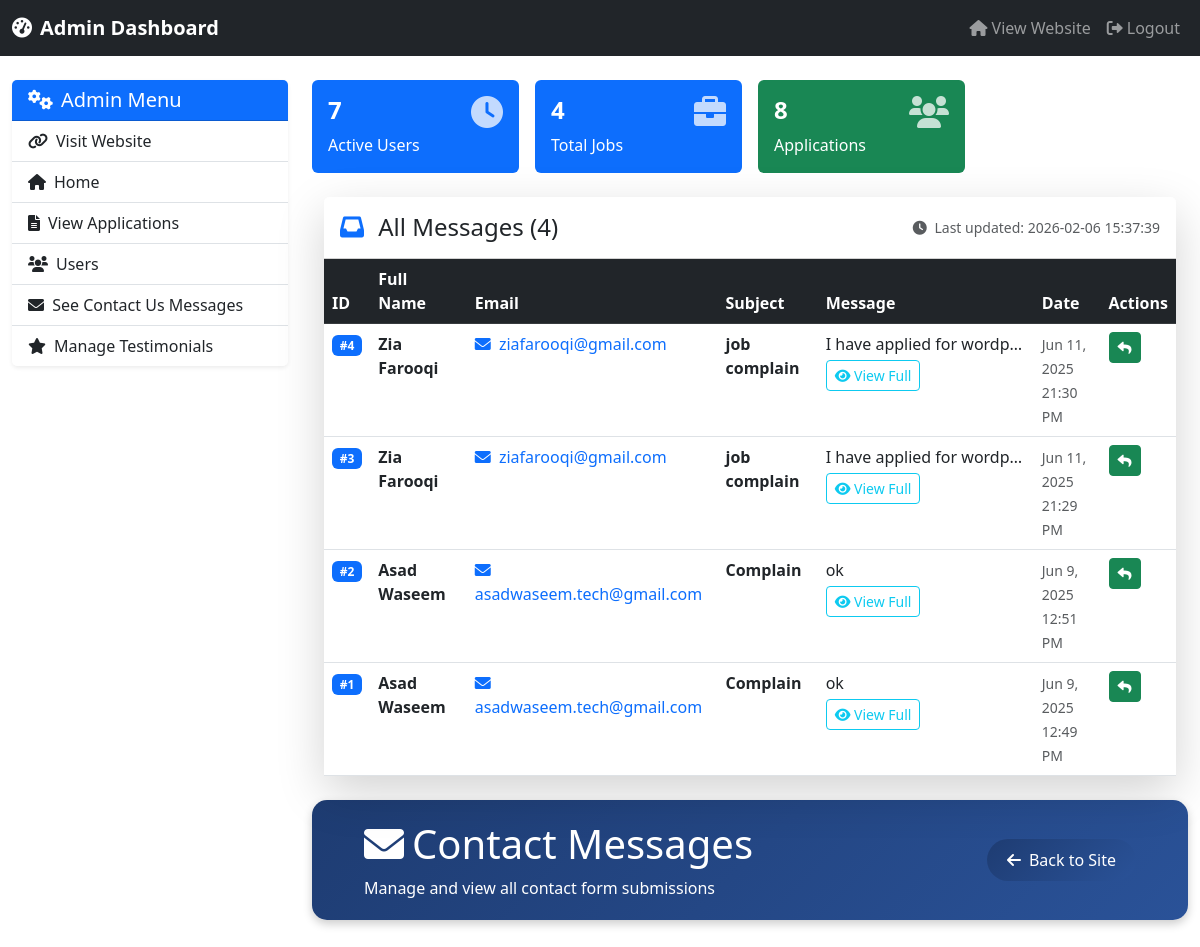
/admin/contactmsg.php, run on the app's committed database.
### tables this page shows
CREATE TABLE `contact_messages` (
  `id` int(11) NOT NULL,
  `full_name` varchar(100) NOT NULL,
  `email` varchar(100) NOT NULL,
  `subject` varchar(150) NOT NULL,
  `message` text NOT NULL,
  `created_at` timestamp NOT NULL DEFAULT current_timestamp()
);

### admin/contactmsg.php (the view, shortened to what this page needs)
<?php
include 'adminheader.php';
require_once '../partials/config.php';
$sql = "SELECT * FROM contact_messages ORDER BY created_at DESC";
$result = $conn->query($sql);
?>
<!DOCTYPE html>
<html lang="en">
<head>
    <link href="https://cdn.jsdelivr.net/npm/bootstrap@5.3.0/dist/css/bootstrap.min.css" rel="stylesheet">
    <link href="https://cdnjs.cloudflare.com/ajax/libs/font-awesome/6.0.0/css/all.min.css" rel="stylesheet">
</head>
<body>
    <div class="container">
        <div class="row">
            <div class="col-12">
                <div class="card shadow-lg border-0">
                    <div class="card-header bg-white py-3">
                        <div class="row align-items-center">
                            <div class="col-md-6">
                                <h4 class="mb-0">
                                    <i class="fas fa-inbox text-primary me-2"></i>
                                    All Messages (<?php echo $result->num_rows; ?>)
                                </h4>
                            </div>
                            <div class="col-md-6 text-end">
                                <small class="text-muted">
                                    <i class="fas fa-clock me-1"></i>
                                    Last updated: <?php echo date('Y-m-d H:i:s'); ?>
                                </small>
                            </div>
                        </div>
                    </div>
                    <div class="card-body p-0">
                        <?php if ($result->num_rows > 0): ?>
                            <div class="table-responsive">
                                <table class="table table-hover mb-0">
                                    <thead class="table-dark">
                                        <tr>
                                            <th>ID</th>
                                            <th>Full Name</th>
                                            <th>Email</th>
                                            <th>Subject</th>
                                            <th>Message</th>
                                            <th>Date</th>
                                            <th>Actions</th>
                                        </tr>
                                    </thead>
                                    <tbody>
                                        <?php while($row = $result->fetch_assoc()): ?>
                                        <tr>
                                            <td><span class="badge bg-primary">#<?php echo $row['id']; ?></span></td>
                                            <td>
                                                <strong><?php echo htmlspecialchars($row['full_name']); ?></strong>
                                            </td>
                                            <td>
                                                <a href="mailto:<?php echo htmlspecialchars($row['email']); ?>" class="text-decoration-none">
                                                    <i class="fas fa-envelope me-1"></i>
                                                    <?php echo htmlspecialchars($row['email']); ?>
                                                </a>
                                            </td>
                                            <td>
                                                <span class="fw-semibold"><?php echo htmlspecialchars($row['subject']); ?></span>
                                            </td>
                                            <td>
                                                <div style="max-width: 200px; overflow: hidden; text-overflow: ellipsis; white-space: nowrap;">
                                                    <?php echo htmlspecialchars(substr($row['message'], 0, 50)) . (strlen($row['message']) > 50 ? '...' : ''); ?>
                                                </div>
                                                <button class="btn btn-sm btn-outline-info mt-1" onclick="showFullMessage(<?php echo $row['id']; ?>)">
                                                    <i class="fas fa-eye"></i> View Full
                                                </button>
                                            </td>
                                            <td>
                                                <small class="text-muted">
                                                    <?php echo date('M j, Y', strtotime($row['created_at'])); ?><br>
                                                    <?php echo date('H:i A', strtotime($row['created_at'])); ?>
                                                </small>
                                            </td>
                                            <td>
                                                <div class="btn-group" role="group">
                                                    <button class="btn btn-sm btn-success" onclick="replyToMessage('<?php echo htmlspecialchars($row['email']); ?>', '<?php echo htmlspecialchars($row['subject']); ?>')">
                                                        <i class="fas fa-reply"></i>
                                                    </button>
                                                </div>
                                            </td>
                                        </tr>
                                        <?php endwhile; ?>
                                    </tbody>
                                </table>
                            </div>
                        <?php endif; ?>
                    </div>
                </div>
            </div>
        </div>
    </div> <br>
<div class="admin-header">
        <div class="container">
            <div class="row align-items-center">
                <div class="col-md-8">
                    <h1><i class="fas fa-envelope me-2"></i>Contact Messages</h1>
                    <p class="mb-0">Manage and view all contact form submissions</p>
                </div>
                <div class="col-md-4 text-end">
                    <a href="../index..I.php" class="btn-back">
                        <i class="fas fa-arrow-left me-2"></i>Back to Site
                    </a>
                </div>
            </div>
        </div>
    </div>
</body>
</html>

### admin/adminheader.php (style rules this page uses)
body { background-color: #f8f9fa; }

### admin/contactmsg.php (style rules this page uses)
.admin-header { background: linear-gradient(135deg, #1e3c72 0%, #2a5298 100%); color: white; padding: 20px 0; margin-bottom: 30px; box-shadow: 0 4px 10px rgba(0, 0, 0, 0.2); display: flex; justify-content: space-between; align-items: center; padding: 20px 40px; border-radius: 15px; }
.btn-back { background: linear-gradient(135deg, #1e3c72 0%, #2a5298 100%); border: none; color: white; padding: 10px 20px; border-radius: 25px; text-decoration: none; transition: all 0.3s ease; }

### data on the page
contact_messages: id "4", full_name "Zia Farooqi", email "ziafarooqi@gmail.com", subject "job complain", message "I have applied for wordp…", created_at "Jun 11, 2025", created_at "21:30 PM"
contact_messages: id "3", full_name "Zia Farooqi", email "ziafarooqi@gmail.com", subject "job complain", message "I have applied for wordp…", created_at "Jun 11, 2025", created_at "21:29 PM"
contact_messages: id "2", full_name "Asad Waseem", email "asadwaseem.tech@gmail.com", subject "Complain", message "ok", created_at "Jun 9, 2025", created_at "12:51 PM"
contact_messages: id "1", full_name "Asad Waseem", email "asadwaseem.tech@gmail.com", subject "Complain", message "ok", created_at "Jun 9, 2025", created_at "12:49 PM"

### other printed values
$totalUsers "7"
$totalJobs "4"
$applications_count "8"
$result->num_rows "4"
